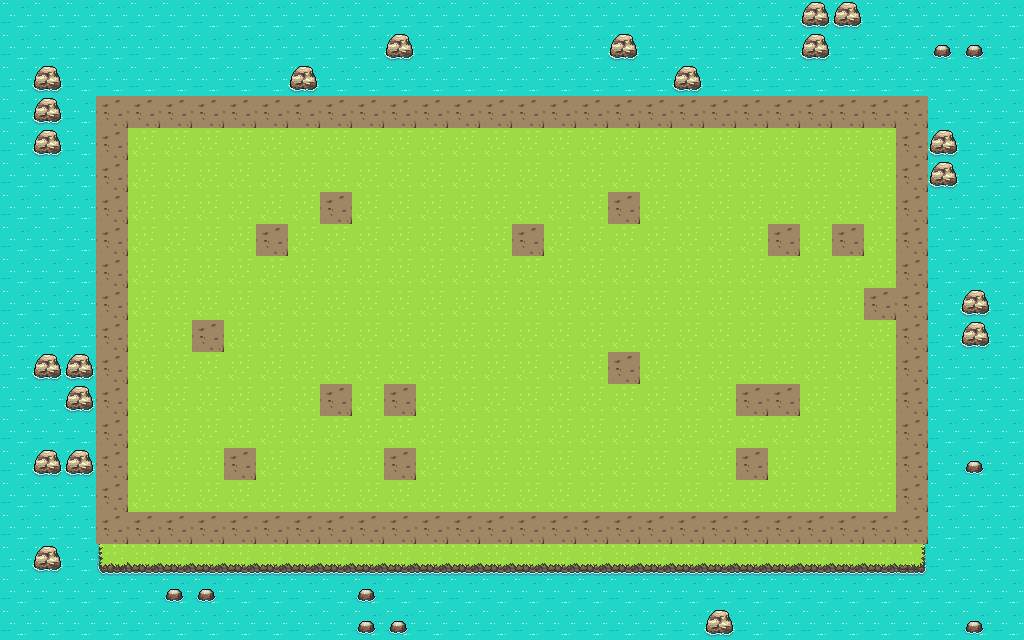

This game map was drawn from its Tiled (.tmx) file and the tilesets committed beside it. A one-line description and the full map source follow:
An orthogonal 32x20 tile map with 32x32 px tiles, 3 tile layers (地面・海, 柵, 衝突判定).

<map version="1.9" tiledversion="1.9.2" orientation="orthogonal" renderorder="right-down" width="32" height="20" tilewidth="32" tileheight="32" infinite="0" nextlayerid="4" nextobjectid="1">
 <editorsettings>
  <export target="stage.csv" format="csv" />
 </editorsettings>
 <tileset firstgid="1" source="stage.tsx" />
 <layer id="1" name="地面・海" width="32" height="20">
  <data encoding="csv">
94,94,94,94,94,94,94,94,94,94,94,94,94,94,94,94,94,94,94,94,94,94,94,94,94,94,94,94,94,94,94,94,
94,94,94,94,94,94,94,94,94,94,94,94,94,94,94,94,94,94,94,94,94,94,94,94,94,94,94,94,94,94,94,94,
94,94,94,94,94,94,94,94,94,94,94,94,94,94,94,94,94,94,94,94,94,94,94,94,94,94,94,94,94,94,94,94,
94,94,94,73,74,74,74,74,74,74,74,74,74,74,74,74,74,74,74,74,74,74,74,74,74,74,74,74,75,94,94,94,
94,94,94,89,90,90,90,90,90,90,90,90,90,90,90,90,90,90,90,90,90,90,90,90,90,90,90,90,91,94,94,94,
94,94,94,89,90,90,90,90,90,90,90,90,90,90,90,90,90,90,90,90,90,90,90,90,90,90,90,90,91,94,94,94,
94,94,94,89,90,90,90,90,90,90,90,90,90,90,90,90,90,90,90,90,90,90,90,90,90,90,90,90,91,94,94,94,
94,94,94,89,90,90,90,90,90,90,90,90,90,90,90,90,90,90,90,90,90,90,90,90,90,90,90,90,91,94,94,94,
94,94,94,89,90,90,90,90,90,90,90,90,90,90,90,90,90,90,90,90,90,90,90,90,90,90,90,90,91,94,94,94,
94,94,94,89,90,90,90,90,90,90,90,90,90,90,90,90,90,90,90,90,90,90,90,90,90,90,90,90,91,94,94,94,
94,94,94,89,90,90,90,90,90,90,90,90,90,90,90,90,90,90,90,90,90,90,90,90,90,90,90,90,91,94,94,94,
94,94,94,89,90,90,90,90,90,90,90,90,90,90,90,90,90,90,90,90,90,90,90,90,90,90,90,90,91,94,94,94,
94,94,94,89,90,90,90,90,90,90,90,90,90,90,90,90,90,90,90,90,90,90,90,90,90,90,90,90,91,94,94,94,
94,94,94,89,90,90,90,90,90,90,90,90,90,90,90,90,90,90,90,90,90,90,90,90,90,90,90,90,91,94,94,94,
94,94,94,89,90,90,90,90,90,90,90,90,90,90,90,90,90,90,90,90,90,90,90,90,90,90,90,90,91,94,94,94,
94,94,94,89,90,90,90,90,90,90,90,90,90,90,90,90,90,90,90,90,90,90,90,90,90,90,90,90,91,94,94,94,
94,94,94,89,90,90,90,90,90,90,90,90,90,90,90,90,90,90,90,90,90,90,90,90,90,90,90,90,91,94,94,94,
94,94,94,105,106,106,106,106,106,106,106,106,106,106,106,106,106,106,106,106,106,106,106,106,106,106,106,106,107,94,94,94,
94,94,94,94,94,94,94,94,94,94,94,94,94,94,94,94,94,94,94,94,94,94,94,94,94,94,94,94,94,94,94,94,
94,94,94,94,94,94,94,94,94,94,94,94,94,94,94,94,94,94,94,94,94,94,94,94,94,94,94,94,94,94,94,94
</data>
 </layer>
 <layer id="2" name="柵" width="32" height="20">
  <data encoding="csv">
0,0,0,0,0,0,0,0,0,0,0,0,0,0,0,0,0,0,0,0,0,0,0,0,0,210,210,0,0,0,0,0,
0,0,0,0,0,0,0,0,0,0,0,0,210,0,0,0,0,0,0,210,0,0,0,0,0,210,0,0,0,211,211,0,
0,210,0,0,0,0,0,0,0,210,0,0,0,0,0,0,0,0,0,0,0,210,0,0,0,0,0,0,0,0,0,0,
0,210,0,165,198,198,198,198,198,198,198,198,198,198,198,198,198,198,198,198,198,198,198,198,198,198,198,198,167,0,0,0,
0,210,0,184,0,0,0,0,0,0,0,0,0,0,0,0,0,0,0,0,0,0,0,0,0,0,0,0,184,210,0,0,
0,0,0,184,0,0,0,0,0,0,0,0,0,0,0,0,0,0,0,0,0,0,0,0,0,0,0,0,184,210,0,0,
0,0,0,184,0,0,0,0,0,0,164,0,0,0,0,0,0,0,0,196,0,0,0,0,0,0,0,0,184,0,0,0,
0,0,0,184,0,0,0,0,164,0,0,0,0,0,0,0,196,0,0,0,0,0,0,0,179,0,179,0,184,0,0,0,
0,0,0,184,0,0,0,0,0,0,0,0,0,0,0,0,0,0,0,0,0,0,0,0,0,0,0,0,184,0,0,0,
0,0,0,184,0,0,0,0,0,0,0,0,0,0,0,0,0,0,0,0,0,0,0,0,0,0,0,179,184,0,210,0,
0,0,0,184,0,0,180,0,0,0,0,0,0,0,0,0,0,0,0,0,0,0,0,0,0,0,0,0,184,0,210,0,
0,210,210,184,0,0,0,0,0,0,0,0,0,0,0,0,0,0,0,180,0,0,0,0,0,0,0,0,184,0,0,0,
0,0,210,184,0,0,0,0,0,0,195,0,195,0,0,0,0,0,0,0,0,0,0,196,196,0,0,0,184,0,0,0,
0,0,0,184,0,0,0,0,0,0,0,0,0,0,0,0,0,0,0,0,0,0,0,0,0,0,0,0,184,0,0,0,
0,210,210,184,0,0,0,180,0,0,0,0,195,0,0,0,0,0,0,0,0,0,0,196,0,0,0,0,184,0,211,0,
0,0,0,184,0,0,0,0,0,0,0,0,0,0,0,0,0,0,0,0,0,0,0,0,0,0,0,0,184,0,0,0,
0,0,0,181,214,214,214,214,214,214,214,214,214,214,214,214,214,214,214,214,214,214,214,214,214,214,214,214,199,0,0,0,
0,210,0,0,0,0,0,0,0,0,0,0,0,0,0,0,0,0,0,0,0,0,0,0,0,0,0,0,0,0,0,0,
0,0,0,0,0,211,211,0,0,0,0,211,0,0,0,0,0,0,0,0,0,0,0,0,0,0,0,0,0,0,0,0,
0,0,0,0,0,0,0,0,0,0,0,211,211,0,0,0,0,0,0,0,0,0,210,0,0,0,0,0,0,0,211,0
</data>
 </layer>
 <layer id="3" name="衝突判定" width="32" height="20">
  <data encoding="csv">
0,0,0,0,0,0,0,0,0,0,0,0,0,0,0,0,0,0,0,0,0,0,0,0,0,0,0,0,0,0,0,0,
0,0,0,0,0,0,0,0,0,0,0,0,0,0,0,0,0,0,0,0,0,0,0,0,0,0,0,0,0,0,0,0,
0,0,0,0,0,0,0,0,0,0,0,0,0,0,0,0,0,0,0,0,0,0,0,0,0,0,0,0,0,0,0,0,
0,0,0,129,129,129,129,129,129,129,129,129,129,129,129,129,129,129,129,129,129,129,129,129,129,129,129,129,129,0,0,0,
0,0,0,129,0,0,0,0,0,0,0,0,0,0,0,0,0,0,0,0,0,0,0,0,0,0,0,0,129,0,0,0,
0,0,0,129,0,0,0,0,0,0,0,0,0,0,0,0,0,0,0,0,0,0,0,0,0,0,0,0,129,0,0,0,
0,0,0,129,0,0,0,0,0,0,129,0,0,0,0,0,0,0,0,129,0,0,0,0,0,0,0,0,129,0,0,0,
0,0,0,129,0,0,0,0,129,0,0,0,0,0,0,0,129,0,0,0,0,0,0,0,129,0,129,0,129,0,0,0,
0,0,0,129,0,0,0,0,0,0,0,0,0,0,0,0,0,0,0,0,0,0,0,0,0,0,0,0,129,0,0,0,
0,0,0,129,0,0,0,0,0,0,0,0,0,0,0,0,0,0,0,0,0,0,0,0,0,0,0,129,129,0,0,0,
0,0,0,129,0,0,129,0,0,0,0,0,0,0,0,0,0,0,0,0,0,0,0,0,0,0,0,0,129,0,0,0,
0,0,0,129,0,0,0,0,0,0,0,0,0,0,0,0,0,0,0,129,0,0,0,0,0,0,0,0,129,0,0,0,
0,0,0,129,0,0,0,0,0,0,129,0,129,0,0,0,0,0,0,0,0,0,0,129,129,0,0,0,129,0,0,0,
0,0,0,129,0,0,0,0,0,0,0,0,0,0,0,0,0,0,0,0,0,0,0,0,0,0,0,0,129,0,0,0,
0,0,0,129,0,0,0,129,0,0,0,0,129,0,0,0,0,0,0,0,0,0,0,129,0,0,0,0,129,0,0,0,
0,0,0,129,0,0,0,0,0,0,0,0,0,0,0,0,0,0,0,0,0,0,0,0,0,0,0,0,129,0,0,0,
0,0,0,129,129,129,129,129,129,129,129,129,129,129,129,129,129,129,129,129,129,129,129,129,129,129,129,129,129,0,0,0,
0,0,0,0,0,0,0,0,0,0,0,0,0,0,0,0,0,0,0,0,0,0,0,0,0,0,0,0,0,0,0,0,
0,0,0,0,0,0,0,0,0,0,0,0,0,0,0,0,0,0,0,0,0,0,0,0,0,0,0,0,0,0,0,0,
0,0,0,0,0,0,0,0,0,0,0,0,0,0,0,0,0,0,0,0,0,0,0,0,0,0,0,0,0,0,0,0
</data>
 </layer>
</map>